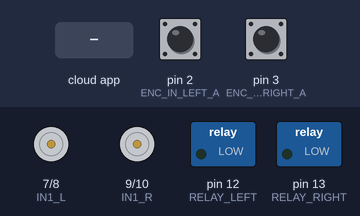
Bench run of a sketch on a simulated Arduino Uno, built with avr-gcc and run on an emulated ATmega328P. On the bench: motor-driver pin pairs drawn as motors (green arrow = first pin HIGH = forward, orange = second pin HIGH = backward, longer = more drive, scaled by the enable pin), switched loads named in the sketch (green lamp = pin HIGH). The inputs (shaded band) are chosen by the test bench; at power-on: pin 2 (ENC_IN_LEFT_A) HIGH, pin 3 (ENC_IN_RIGHT_A) HIGH. The ROS host is connected and sends only what is stated.

Above: at 1.2 s.
1.3 s: the phone or cloud app sets linear.x to -100
At 2.0 s:
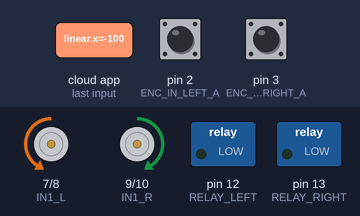
2.8 s: the phone or cloud app sets angular.z to -100
At 3.1 s:
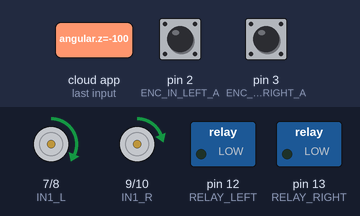
4.3 s: the phone or cloud app sets left_pump_control to 1
At 5.4 s:
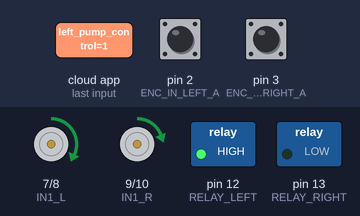
5.8 s: the phone or cloud app sets right_pump_control to 1
At 6.6 s:
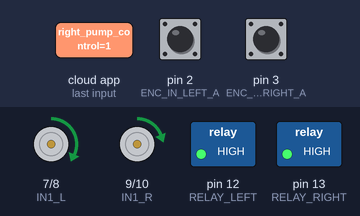
7.3 s: the phone or cloud app sets linear.x to 0
At 7.8 s:
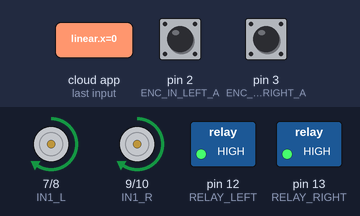
8.8 s: the phone or cloud app sets angular.z to 0
At 10.1 s:
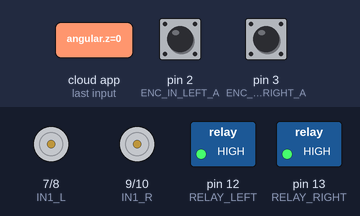
Timing chart, 0 to 11.3 s (numbered marks = the images above; inputs shaded):
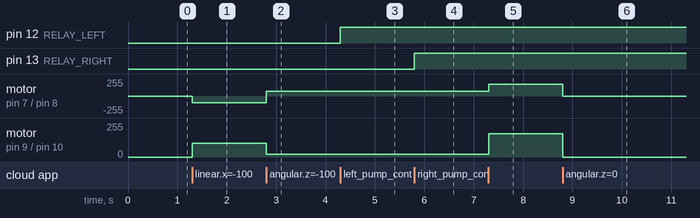

The sketch:

arduino2_ros.ino
```cpp
#include <ros.h>
#include <std_msgs/Int16.h>
#include <std_msgs/Bool.h>
#include <geometry_msgs/Twist.h>
#include <ArduinoHardware.h>

// Encoder Pins
#define ENC_IN_LEFT_A 2
#define ENC_IN_RIGHT_A 3
#define ENC_IN_LEFT_B 4
#define ENC_IN_RIGHT_B 5

// Motor Control Pins
#define EN_L 6
#define IN1_L 7
#define IN2_L 8
#define EN_R 11
#define IN1_R 9
#define IN2_R 10

// Relay Pins
#define RELAY_RIGHT 13
#define RELAY_LEFT 12

// Wheel Parameters
double wheel_rad = 0.0325, wheel_sep = 0.34; // Wheel radius (m), wheel separation (m)

// Tick Variables
std_msgs::Int16 right_wheel_tick_count;
std_msgs::Int16 left_wheel_tick_count;
boolean Direction_left = true;
boolean Direction_right = true;
const int encoder_minimum = -32768;
const int encoder_maximum = 32767;

// ROS Node Handle
ros::NodeHandle nh;

// Publishers for encoder tick counts
ros::Publisher rightPub("right_ticks", &right_wheel_tick_count);
ros::Publisher leftPub("left_ticks", &left_wheel_tick_count);

// Subscribers for velocity commands
double speed_ang = 0, speed_lin = 0;
double w_r = 0, w_l = 0;

void messageCb(const geometry_msgs::Twist& msg) {
  double linear_vel = msg.linear.x;
  double angular_vel = msg.angular.z;

  w_l = (linear_vel * 2) - ((angular_vel * wheel_sep) / (2.0 * wheel_rad));
  w_r = (linear_vel * 2) + ((angular_vel * wheel_sep) / (2.0 * wheel_rad));
}
ros::Subscriber<geometry_msgs::Twist> sub("cmd_vel", &messageCb);

// Relay Control for Left Pump
void leftPumpControlCb(const std_msgs::Bool& msg) {
  if (msg.data) {
    digitalWrite(RELAY_LEFT, HIGH); // Turn ON left pump
  } else {
    digitalWrite(RELAY_LEFT, LOW);  // Turn OFF left pump
  }
}
ros::Subscriber<std_msgs::Bool> leftPumpSub("left_pump_control", &leftPumpControlCb);

// Relay Control for Right Pump
void rightPumpControlCb(const std_msgs::Bool& msg) {
  if (msg.data) {
    digitalWrite(RELAY_RIGHT, HIGH); // Turn ON right pump
  } else {
    digitalWrite(RELAY_RIGHT, LOW);  // Turn OFF right pump
  }
}
ros::Subscriber<std_msgs::Bool> rightPumpSub("right_pump_control", &rightPumpControlCb);

// Timing for Encoder Publishing
const int interval = 100; // 100 ms
long previousMillis = 0;

// Increment Tick Counts
void right_wheel_tick() {
  int val = digitalRead(ENC_IN_RIGHT_B);
  Direction_right = (val == HIGH);
  right_wheel_tick_count.data += Direction_right ? 1 : -1;

  // Handle overflow
  if (right_wheel_tick_count.data > encoder_maximum) right_wheel_tick_count.data = encoder_minimum;
  if (right_wheel_tick_count.data < encoder_minimum) right_wheel_tick_count.data = encoder_maximum;
}

void left_wheel_tick() {
  int val = digitalRead(ENC_IN_LEFT_B);
  Direction_left = (val == HIGH);
  left_wheel_tick_count.data += Direction_left ? 1 : -1;

  // Handle overflow
  if (left_wheel_tick_count.data > encoder_maximum) left_wheel_tick_count.data = encoder_minimum;
  if (left_wheel_tick_count.data < encoder_minimum) left_wheel_tick_count.data = encoder_maximum;
}

// Motor Control Functions
void MotorL(int Pulse_Width1) {
  if (Pulse_Width1 > 0) {
    analogWrite(EN_L, Pulse_Width1);  // Forward
    digitalWrite(IN1_L, HIGH);
    digitalWrite(IN2_L, LOW);
  } else if (Pulse_Width1 < 0) {
    Pulse_Width1 = abs(Pulse_Width1);
    analogWrite(EN_L, Pulse_Width1);  // Reverse
    digitalWrite(IN1_L, LOW);
    digitalWrite(IN2_L, HIGH);
  } else {
    analogWrite(EN_L, 0);  // Stop
    digitalWrite(IN1_L, LOW);
    digitalWrite(IN2_L, LOW);
  }
}

void MotorR(int Pulse_Width2) {
  if (Pulse_Width2 > 0) {
    analogWrite(EN_R, Pulse_Width2);  // Forward
    digitalWrite(IN1_R, LOW);
    digitalWrite(IN2_R, HIGH);
  } else if (Pulse_Width2 < 0) {
    Pulse_Width2 = abs(Pulse_Width2);
    analogWrite(EN_R, Pulse_Width2);  // Reverse
    digitalWrite(IN1_R, HIGH);
    digitalWrite(IN2_R, LOW);
  } else {
    analogWrite(EN_R, 0);  // Stop
    digitalWrite(IN1_R, LOW);
    digitalWrite(IN2_R, LOW);
  }
}

void setup() {
  // Encoder Setup
  pinMode(ENC_IN_LEFT_A, INPUT_PULLUP);
  pinMode(ENC_IN_LEFT_B, INPUT);
  pinMode(ENC_IN_RIGHT_A, INPUT_PULLUP);
  pinMode(ENC_IN_RIGHT_B, INPUT);
  attachInterrupt(digitalPinToInterrupt(ENC_IN_LEFT_A), left_wheel_tick, RISING);
  attachInterrupt(digitalPinToInterrupt(ENC_IN_RIGHT_A), right_wheel_tick, RISING);

  // Motor Setup
  pinMode(EN_L, OUTPUT);
  pinMode(IN1_L, OUTPUT);
  pinMode(IN2_L, OUTPUT);
  pinMode(EN_R, OUTPUT);
  pinMode(IN1_R, OUTPUT);
  pinMode(IN2_R, OUTPUT);
  digitalWrite(EN_L, LOW);
  digitalWrite(IN1_L, LOW);
  digitalWrite(IN2_L, LOW);
  digitalWrite(EN_R, LOW);
  digitalWrite(IN1_R, LOW);
  digitalWrite(IN2_R, LOW);

  // Relay Setup
  pinMode(RELAY_RIGHT, OUTPUT);
  pinMode(RELAY_LEFT, OUTPUT);
  digitalWrite(RELAY_RIGHT, LOW);
  digitalWrite(RELAY_LEFT, LOW);

  // ROS Setup
  nh.getHardware()->setBaud(115200);
  nh.initNode();
  nh.advertise(rightPub);
  nh.advertise(leftPub);
  nh.subscribe(sub);
  nh.subscribe(leftPumpSub);
  nh.subscribe(rightPumpSub);
}

void loop() {
  // Motor Control
  MotorL(w_l * 180);
  MotorR(w_r * 180);

  // Publish Encoder Ticks
  long currentMillis = millis();
  if (currentMillis - previousMillis > interval) {
    previousMillis = currentMillis;
    rightPub.publish(&right_wheel_tick_count);
    leftPub.publish(&left_wheel_tick_count);
  }

  // ROS Spin
  nh.spinOnce();
}
```

Measured:
- after the input at 1.3 s, motor on pin 7 (IN1_L) / pin 8 (IN2_L): stopped → backward 104/255 at once; motor on pin 9 (IN1_R) / pin 10 (IN2_R): stopped → forward 104/255 at once
- after the input at 2.8 s, motor on pin 7 (IN1_L) / pin 8 (IN2_L): backward 104/255 → forward 69/255 at once; motor on pin 9 (IN1_R) / pin 10 (IN2_R): forward 104/255 → forward 21/255 at once
- after the input at 4.3 s, pin 12 (RELAY_LEFT): LOW → HIGH at once
- after the input at 5.8 s, pin 13 (RELAY_RIGHT): LOW → HIGH at once
- after the input at 7.3 s, motor on pin 7 (IN1_L) / pin 8 (IN2_L): forward 69/255 → forward 173/255 at once; motor on pin 9 (IN1_R) / pin 10 (IN2_R): forward 21/255 → forward 173/255 at once
- after the input at 8.8 s, motor on pin 7 (IN1_L) / pin 8 (IN2_L), motor on pin 9 (IN1_R) / pin 10 (IN2_R): forward 173/255 → stopped at once
